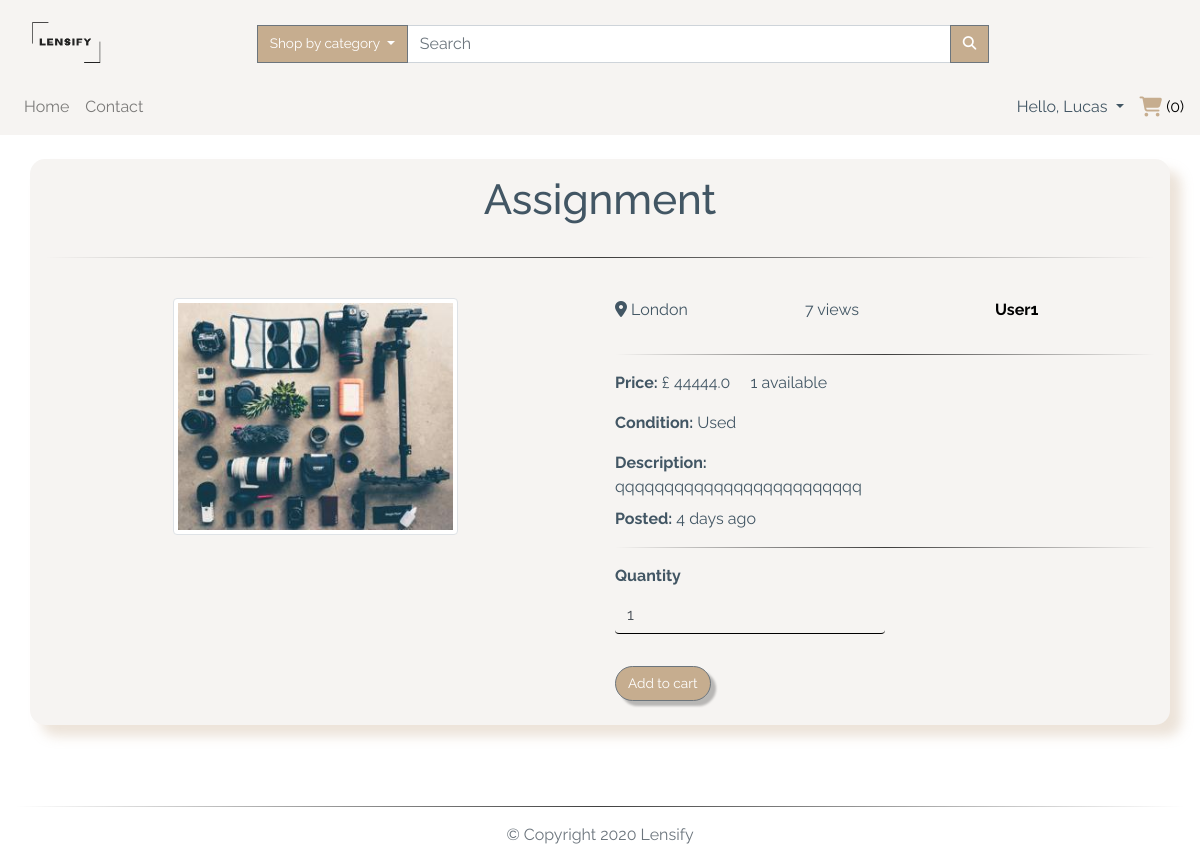
The page /item/19 (signed in) on the database as committed earlier.
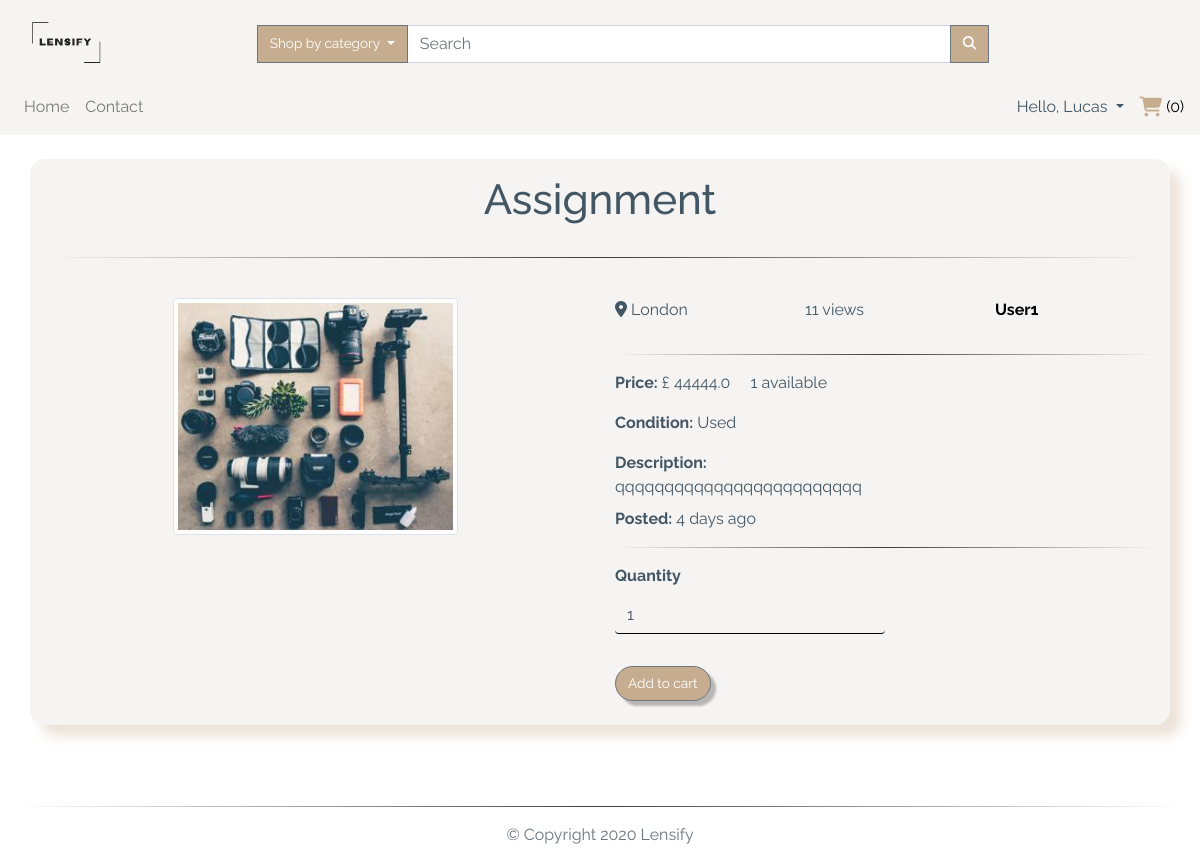
The same page on the database as committed later.
### app/models.py (models this page shows, shortened)
class TimestampMixin(object):
    created_at = db.Column(db.DateTime, nullable=False,
                           default=datetime.utcnow)
    updated_at = db.Column(db.DateTime, onupdate=datetime.utcnow)

class ItemForSale(db.Model, TimestampMixin):
    __tablename__ = "for_sale"
    id = db.Column(db.Integer, primary_key=True)
    title = db.Column(db.String(100), nullable=False)
    description = db.Column(db.Text, nullable=False)
    quantity = db.Column(db.Integer, nullable=False, default=1)
    condition = db.Column(db.String(50), nullable=False)
    item_city = db.Column(db.String(50), nullable=False)
    price = db.Column(db.Float, nullable=False)
    item_views = db.Column(db.Integer, default=0)
    image_file = db.Column(Json(128), nullable=False,
                           default=['item.jpg'])
    sold = db.Column(db.Boolean, default=False)
    seller_id = db.Column(db.Integer, db.ForeignKey("users.id"))
    category_id = db.Column(db.Integer, db.ForeignKey("categories.id"))
    item_in_order = db.relationship(
        "OrderItem", backref="item", lazy="dynamic"
    )

### app/routes.py (the view, shortened to what this page needs)
@app.route("/item/<item_id>", methods=["GET", "POST"])
@ login_required
def item(item_id):
    form = AddToCartForm()
    item = ItemForSale.query.filter_by(id=item_id).first_or_404()
    item.item_views += 1
    db.session.commit()
    if item in current_user.items_for_sale:
        if request.args.get('delete'):
            db.session.delete(item)
            db.session.commit()
            flash("You have deleted a listing!", "success")
            return redirect(url_for("index"))
    return render_template("item_details.html", title="Item Details", item=item, form=form)

### app/forms.py
class AddToCartForm(FlaskForm):
    quantity = h5fields.IntegerField(
        "Quantity", default=1, widget=h5widgets.NumberInput(min=1, max=100, step=1),
        validators=[DataRequired(message="Please only insert numerical values")])
    submit = SubmitField('Add to cart')

### app/models.py (called while the page is built)
@login_manager.user_loader
def load_user(user_id):
    return User.query.get(int(user_id))

    def process_result_value(self, value, dialect):
        return json.loads(value)

### app/routes.py (called while the page is built)
@app.before_request
def before_request():
    if current_user.is_authenticated:
        current_user.updated_at = datetime.utcnow()
        db.session.commit()

@app.context_processor
def inject_categories():
    categories = Category.query.join(
        ItemForSale, (Category.id == ItemForSale.category_id)).filter(ItemForSale.sold == False).all()
    return dict(categories=categories)

### app/templates/item_details.html (shortened to what this page needs)
{% extends "layout.html" %}
{% import "bootstrap/wtf.html" as wtf %}
{% block app_content %}
<div class="container custom-bg my-4">
  <div class="row justify-content-center">
    <h1 class="col-12 text-center my-3">
      {{ item.title.capitalize() }}
    </h1>
  </div>
  <hr>
  <div class="row justify-content-center">
    <div class="col-12 col-sm-6 my-4" aria-labelledby="item-picture">
      <div class="row justify-content-center">
        <img class="img-fluid w-50 thumb img-thumbnail" id="largeImage"
          src="{{url_for('static', filename='img/items/' + item.image_file[0])}}" alt="{{item.title}}">
      </div>
    </div>
    <div class="col-12 col-sm-6 my-4">
      <div class="row text-break">
        <p class="text-capitalize col-md-4">
          <i class="fas fa-map-marker-alt"></i> {{item.item_city }}
        </p>
        <p class="col-md-4">
          {{item.item_views}} views
        </p>
        <p class="col-md-4">
          <a href="{{url_for('user', username=item.seller.username)}}" class="text-capitalize" alt="{{item.title}}">
            <strong>{{ item.seller.username }} </strong>
          </a>
        </p>
      </div>
      <hr>
      <div class="row text-break">
        <div class="col-12">
          <p>
            <strong>Price:</strong> £ {{ item.price }} <span class="ml-3">{{item.quantity}} available</span>
          </p>
          <p>
            <strong>Condition:</strong> {{ item.condition }}
          </p>
          <p class="my-2">
            <strong>Description:</strong><span class="d-block">{{ item.description }}</span>
          </p>
          <p class="my-2">
            <strong>Posted:</strong> {{ moment(item.created_at).fromNow() }}
          </p>
          <hr>
          {% if item in current_user.items_for_sale %}
          <div class="mt-4 d-flex justify-content-between">
            <button class="confirm-delete btn btn-danger" data-toggle="modal" data-target="#confirmDeleteModal"
              id="deleteButton{{item.id}}">
              <span class="fa fa-remove"></span>
            </button>
            <div class="modal fade" id="confirmDeleteModal" tabindex="-1" role="dialog"
              aria-labelledby="confirmDeleteModalLabel" aria-hidden="true">
              <div class="modal-dialog modal-dialog-centered" role="document">
                <div class="modal-content">
                  <div class="modal-header">
                    <h5 class="modal-title" id="confirmDeleteModalLabel">DELETE</h5>
                    <button type="button" class="close" data-dismiss="modal" aria-label="Close">
                      <span aria-hidden="true">&times;</span>
                    </button>
                  </div>
                  <div class="modal-body">
                    Do you want to delete this listing?
                  </div>
                  <div class="modal-footer">
                    <button type="button" class="btn btn-danger" data-dismiss="modal">NO</button>
                    <a href="{{url_for('item', delete='True', item_id=item.id)}}"><button type="button"
                        class="btn btn-primary">YES</button></a>
                  </div>
                </div>
              </div>
            </div>
          </div>
          {% else %}
          <form action="{{url_for('item', item_id=item.id)}}" method='POST' class="form">
            {{wtf.form_field(form.quantity, class="form-control w-50")}}
            {{wtf.form_field(form.submit, class="mt-3 btn btn-secondary")}}
          </form>
          {% endif %}
        </div>
      </div>
    </div>
  </div>
</div>
{% endblock app_content %}

Rows that differ between the two databases and show on the page:
changed ItemForSale "Assignment": item_views "7" → "11"
